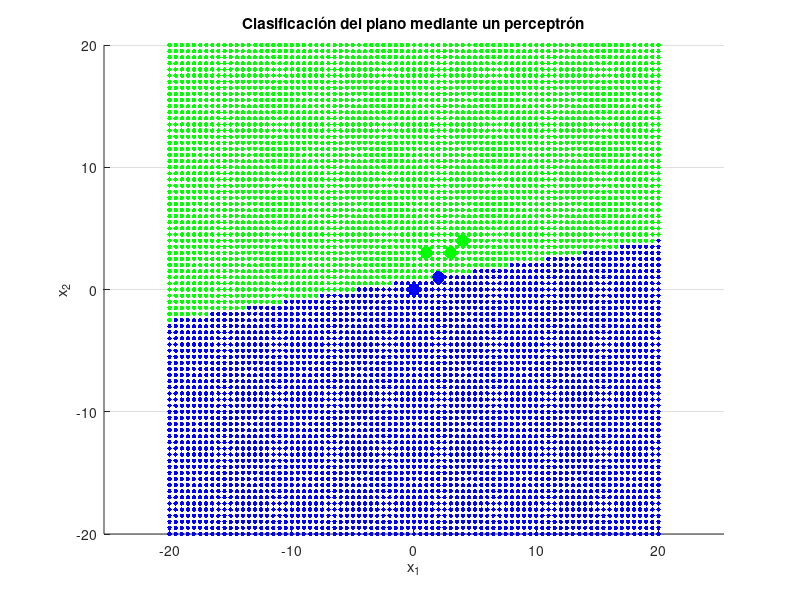

MATLAB code to generate this figure:
% ============================
% DATOS
% ============================
X = [0 0;
     2 1;
     3 3;
     4 4;
     1 3];      % puntos (x1,x2)

y = [0; 0; 1; 1; 1];   % clases
N = length(y);

% ============================
% PARAMETROS
% ============================
eta = 0.1;
epocas = 200;

w = zeros(2,1);   % pesos iniciales
b = 0;

sigmoid = @(z) 1./(1+exp(-z));

% ============================
% ENTRENAMIENTO
% ============================
for k = 1:epocas
    
    z = X*w + b;
    y_hat = sigmoid(z);
    
    % gradientes
    error = y_hat - y;
    dw = (1/N) * X' * (error .* y_hat .* (1 - y_hat));
    db = (1/N) * sum(error .* y_hat .* (1 - y_hat));
    
    % actualizacion
    w = w - eta*dw;
    b = b - eta*db;
end

% ============================
% MALLA DEL PLANO
% ============================
paso = 0.5;
[x1g, x2g] = meshgrid(-20:paso:20, -20:paso:20);

Zg = w(1)*x1g + w(2)*x2g + b;
Yg = sigmoid(Zg);

figure
hold on

% malla clasificada
scatter(x1g(Yg<0.5), x2g(Yg<0.5), 10, 'b', 'filled')
scatter(x1g(Yg>=0.5), x2g(Yg>=0.5), 10, 'g', 'filled')

% puntos reales
scatter(X(y==0,1), X(y==0,2), 80, 'b', 'filled')
scatter(X(y==1,1), X(y==1,2), 80, 'g', 'filled')

xlabel('x_1')
ylabel('x_2')
title('Clasificación del plano mediante un perceptrón')
axis equal
grid on
hold off